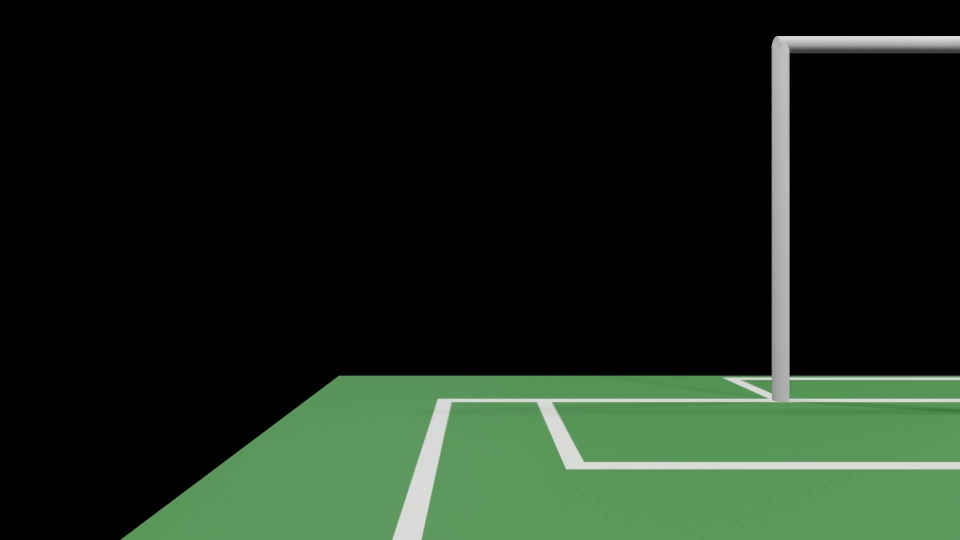
#> input picture frame 30 of samplevid.mp4, 1920 x 1080 px, given in place of flied20001-0060.avi, which was not available (shown at 1/2 size)
$ python datasampler.py
#> lines starting #> are read from the running program, lines starting #| are printed output that depends on the picture; after the words box and inside, x2 and y2 are one past the last pixel; in counts of white or black regions, pixels touching at a corner belong together; pictures that were not available may be replaced by others from this repository, and a replacement may not be noted
import numpy as np
import cv2 as cv
import csv

cap = cv.VideoCapture('flied20001-0060.avi') #import video
noframe = 0
with open('sampledata.csv', mode='w') as sample_data:
    sample_data = csv. writer(sample_data,delimiter=',')

    while(cap.isOpened()):
        #capture frame by frame
        ret, frame = cap.read()
#> frame is the input picture: shape (1080, 1920, 3); mean B, G, R 26.1, 39.1, 26
        #print(noframe)
        #print(" ")

        frame = cv.resize(frame, (640, 480))
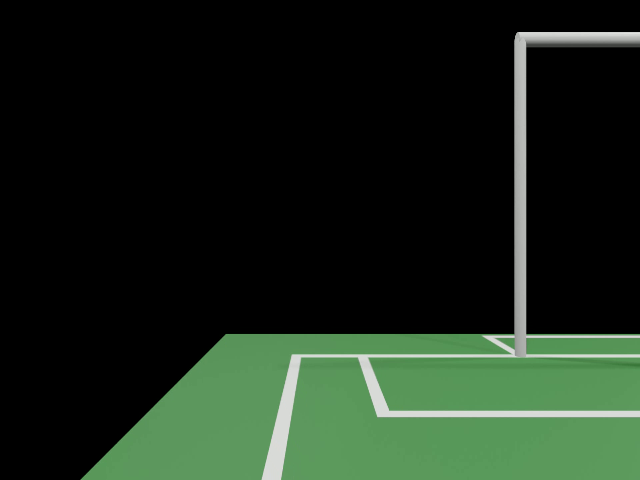
#> frame: shape (480, 640, 3); mean B, G, R 26.1, 39.1, 25.9
        gray = cv.cvtColor(frame, cv.COLOR_BGR2GRAY)
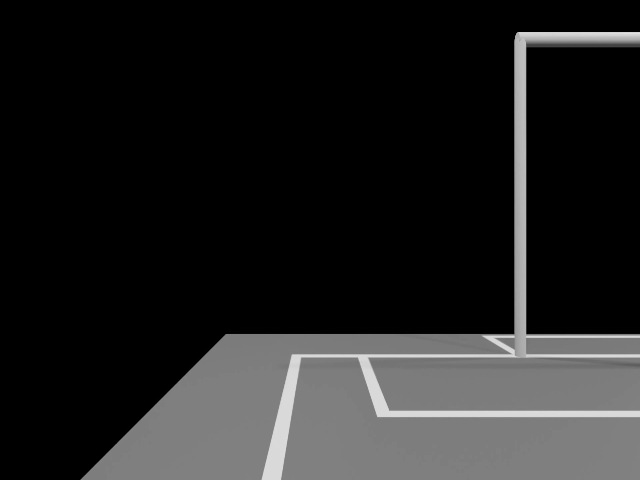
#> gray: shape (480, 640); min 0, max 225, mean 33.6
        edges = cv.Canny(gray,50,150,apertureSize = 3)
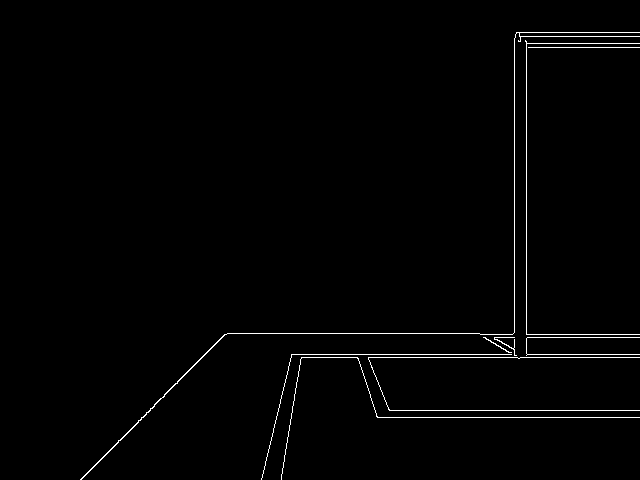
#> edges: shape (480, 640); 1.2% white in thin lines or dots, all inside (x1, y1, x2, y2) = (80, 32, 640, 480)
        lines = cv.HoughLines(edges,1,np.pi/180,100)
#> lines = 17 rows, first 8: [354, 1.57], [357, 1.57], [526, 0], [514, 0], [417, 1.57], [410, 1.57], [333, 1.57], [395, 0.785]

        data = [[0,0],[0,0],[0,0]]
        for line in lines:
            rho, theta = line[0]
            if rho > 300 :
                data[0][0] = rho
                data[0][1] = theta
            elif rho >0 :
                data[1][0] = rho
                data[1][1] = theta
            else :
                data[2][0] = rho
                data[2][1] = theta

            a = np.cos(theta)
            b = np.sin(theta)
            x0 = a*rho
            y0 = b*rho
            x1 = int(x0 + 1000*(-b))
            y1 = int(y0 + 1000*(a))
            x2 = int(x0 - 1000*(-b))
            y2 = int(y0 - 1000*(a))
            cv.line(frame,(x1,y1),(x2,y2),(0,0,255),2)
#> this loop made 17 passes
#> (rho, theta, a, b, x0, y0, x1, y1) on passes 1 to 12: (354, 1.57, -4.37e-08, 1, -1.55e-05, 354, -1000, 353), (357, 1.57, -4.37e-08, 1, -1.56e-05, 357, -1000, 356), (526, 0, 1, 0, 526, 0, 526, 1000), (514, 0, 1, 0, 514, 0, 514, 1000), (417, 1.57, -4.37e-08, 1, -1.82e-05, 417, -1000, 416), (410, 1.57, -4.37e-08, 1, -1.79e-05, 410, -1000, 409), (333, 1.57, -4.37e-08, 1, -1.46e-05, 333, -1000, 332), (395, 0.785, 0.707, 0.707, 279.3, 279.3, -427, 986), (337, 1.57, -4.37e-08, 1, -1.47e-05, 337, -1000, 336), (364, 1.55, 0.0175, 1, 6.35, 363.9, -993, 381), (32, 1.57, -4.37e-08, 1, -1.4e-06, 32, -1000, 31), (36, 1.57, -4.37e-08, 1, -1.57e-06, 36, -1000, 35)
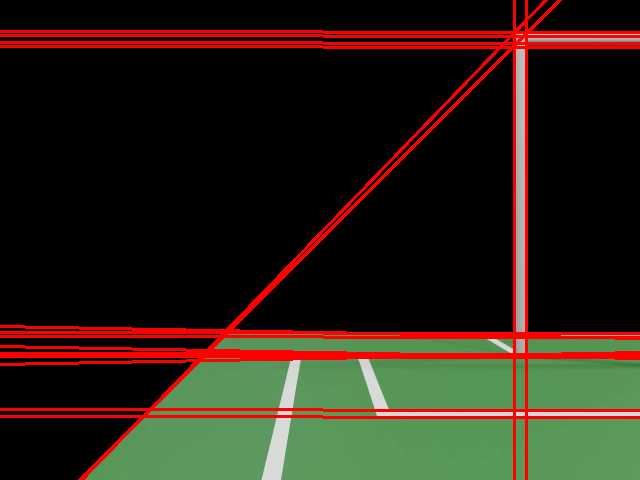
#> frame: shape (480, 640, 3); 9.28% of pixels changed, all inside (x1, y1, x2, y2) = (0, 0, 640, 480)
#> after the loop, data = [[327, 1.59], [47, 1.57], [0, 0]]

        #data.sort(reverse = True)
        sample_data.writerow([data[0][0],data[0][1],data[1][0],data[1][1],data[2][0],data[2][1],noframe+1])
        # [14 lines of commented-out code are left out]
        noframe +=1
        # [7 lines of commented-out code are left out]
    cap.release()
    cv.destroyAllWindows()

$ run again, starting later in the video
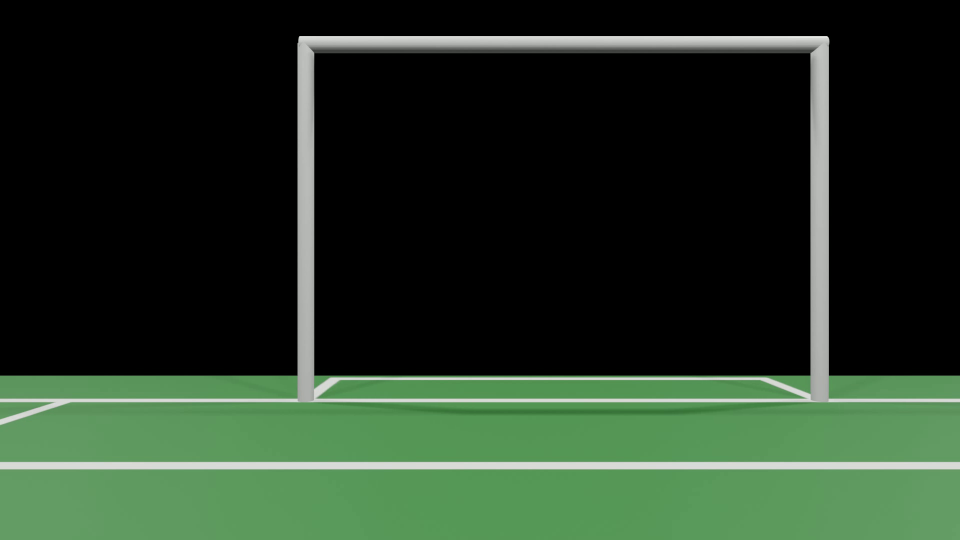
#> input picture frame 135 of samplevid.mp4, 1920 x 1080 px, given in place of flied20001-0060.avi, which was not available (shown at 1/2 size)
#> frame is the input picture: shape (1080, 1920, 3); mean B, G, R 37, 54.2, 36.8
#> `edges = cv.Canny(gray,50,150,apertureSize = 3)`:
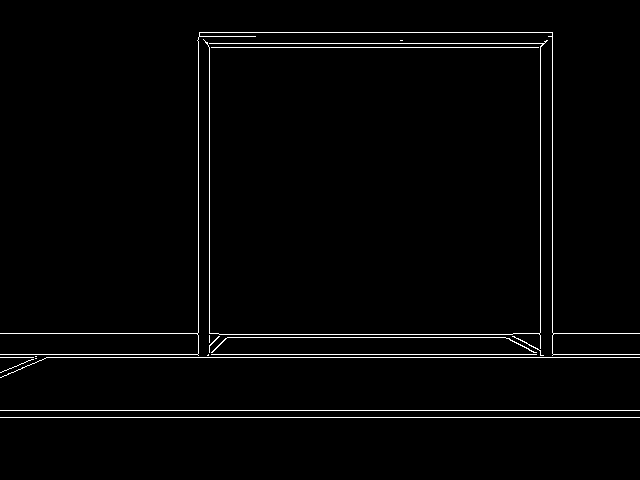
#> edges: shape (480, 640); 2% white in thin lines or dots, all inside (x1, y1, x2, y2) = (0, 32, 640, 418)
#> lines = 27 rows, first 8: [410, 1.57], [417, 1.57], [357, 1.57], [354, 1.57], [32, 1.57], [43, 1.57], [47, 1.57], [552, 0]
#> the loop `for line in lines:` made 27 passes
#> (rho, theta, a, b, x0, y0, x1, y1) on passes 1 to 8: (410, 1.57, -4.37e-08, 1, -1.79e-05, 410, -1000, 409), (417, 1.57, -4.37e-08, 1, -1.82e-05, 417, -1000, 416), (357, 1.57, -4.37e-08, 1, -1.56e-05, 357, -1000, 356), (354, 1.57, -4.37e-08, 1, -1.55e-05, 354, -1000, 353), (32, 1.57, -4.37e-08, 1, -1.4e-06, 32, -1000, 31), (43, 1.57, -4.37e-08, 1, -1.88e-06, 43, -1000, 42), (47, 1.57, -4.37e-08, 1, -2.05e-06, 47, -1000, 46), (552, 0, 1, 0, 552, 0, 552, 1000)
#> after the loop `for line in lines:`:
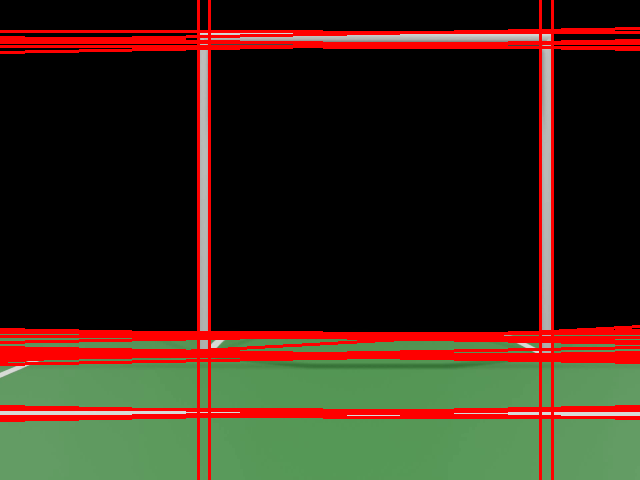
#> frame: shape (480, 640, 3); mean B, G, R 26.2, 40.6, 55.2
#> after the loop `for line in lines:`: data = [[360, 1.52], [40, 1.55], [0, 0]]

$ run again, starting later in the video
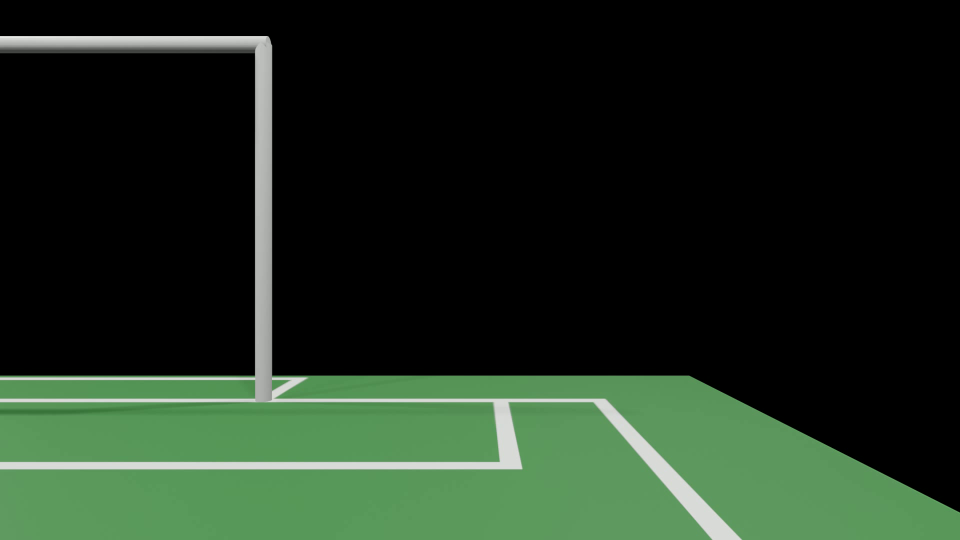
#> input picture frame 240 of samplevid.mp4, 1920 x 1080 px, given in place of flied20001-0060.avi, which was not available (shown at 1/2 size)
#> frame is the input picture: shape (1080, 1920, 3); mean B, G, R 30.1, 45.2, 29.9
#> `edges = cv.Canny(gray,50,150,apertureSize = 3)`:
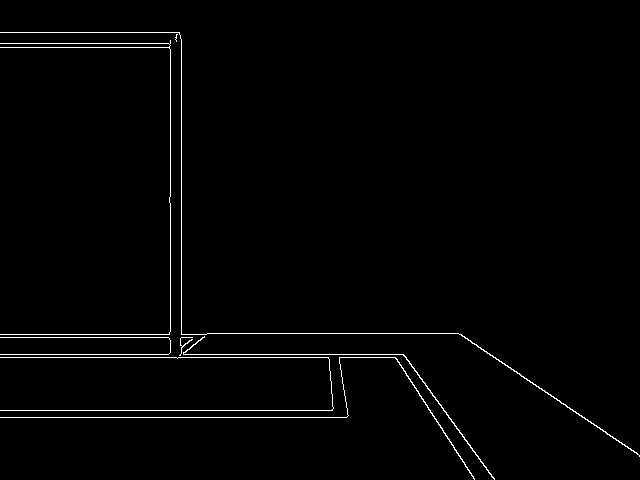
#> edges: shape (480, 640); 1.3% white in thin lines or dots
#> lines = 16 rows, first 8: [354, 1.57], [357, 1.57], [417, 1.57], [410, 1.57], [181, 0], [170, 0], [333, 1.57], [20, 2.16]
#> the loop `for line in lines:` made 16 passes
#> (rho, theta, a, b, x0, y0, x1, y1) on passes 1 to 8: (354, 1.57, -4.37e-08, 1, -1.55e-05, 354, -1000, 353), (357, 1.57, -4.37e-08, 1, -1.56e-05, 357, -1000, 356), (417, 1.57, -4.37e-08, 1, -1.82e-05, 417, -1000, 416), (410, 1.57, -4.37e-08, 1, -1.79e-05, 410, -1000, 409), (181, 0, 1, 0, 181, 0, 181, 1000), (170, 0, 1, 0, 170, 0, 170, 1000), (333, 1.57, -4.37e-08, 1, -1.46e-05, 333, -1000, 332), (20, 2.16, -0.559, 0.829, -11.18, 16.58, -840, -542)
#> after the loop `for line in lines:`:
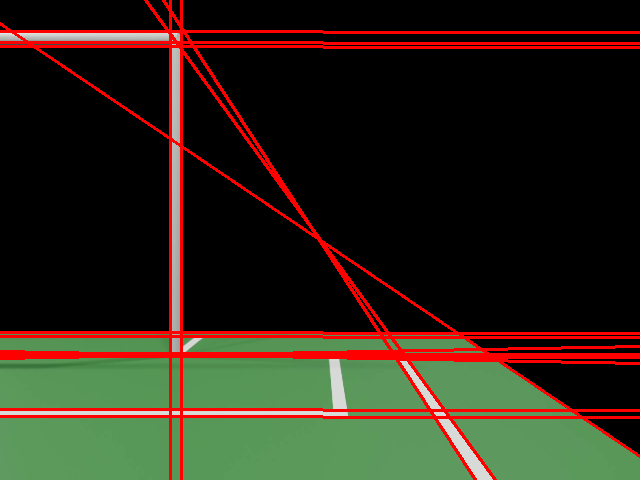
#> frame: shape (480, 640, 3); mean B, G, R 24.4, 38, 46.9
#> after the loop `for line in lines:`: data = [[358, 1.55], [47, 1.57], [-137, 2.57]]
